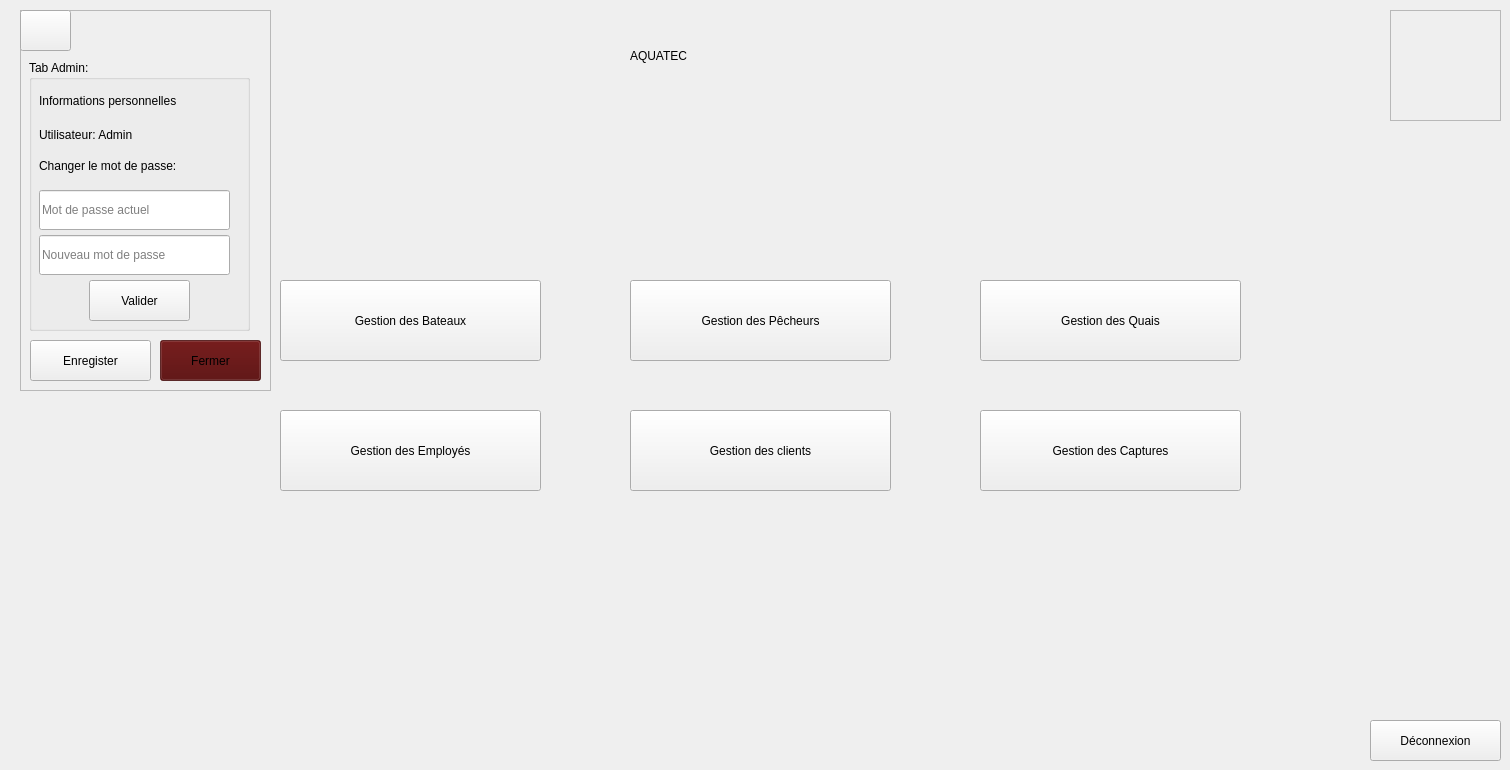
    <widget class="QWidget" name="gestionsb">
     <widget class="QPushButton" name="p1b">
      <property name="geometry">
       <rect>
        <x>280</x>
        <y>280</y>
        <width>261</width>
        <height>81</height>
       </rect>
      </property>
      <property name="text">
       <string>Gestion des Bateaux</string>
      </property>
     </widget>
     <widget class="QPushButton" name="p2b">
      <property name="geometry">
       <rect>
        <x>630</x>
        <y>280</y>
        <width>261</width>
        <height>81</height>
       </rect>
      </property>
      <property name="text">
       <string>Gestion des Pêcheurs</string>
      </property>
     </widget>
     <widget class="QPushButton" name="p3b">
      <property name="geometry">
       <rect>
        <x>630</x>
        <y>410</y>
        <width>261</width>
        <height>81</height>
       </rect>
      </property>
      <property name="text">
       <string>Gestion des clients</string>
      </property>
     </widget>
     <widget class="QPushButton" name="p4b">
      <property name="geometry">
       <rect>
        <x>980</x>
        <y>280</y>
        <width>261</width>
        <height>81</height>
       </rect>
      </property>
      <property name="text">
       <string>Gestion des Quais</string>
      </property>
     </widget>
     <widget class="QPushButton" name="p5b">
      <property name="geometry">
       <rect>
        <x>980</x>
        <y>410</y>
        <width>261</width>
        <height>81</height>
       </rect>
      </property>
      <property name="text">
       <string>Gestion des Captures</string>
      </property>
     </widget>
     <widget class="QPushButton" name="p6b">
      <property name="geometry">
       <rect>
        <x>280</x>
        <y>410</y>
        <width>261</width>
        <height>81</height>
       </rect>
      </property>
      <property name="text">
       <string>Gestion des Employés</string>
      </property>
     </widget>
     <widget class="QFrame" name="frame_4b">
      <property name="geometry">
       <rect>
        <x>1390</x>
        <y>10</y>
        <width>111</width>
        <height>111</height>
       </rect>
      </property>
      <property name="frameShape">
       <enum>QFrame::Shape::StyledPanel</enum>
      </property>
      <property name="frameShadow">
       <enum>QFrame::Shadow::Raised</enum>
      </property>
     </widget>
     <widget class="QLabel" name="label_10b">
      <property name="geometry">
       <rect>
        <x>630</x>
        <y>10</y>
        <width>361</width>
        <height>91</height>
       </rect>
      </property>
      <property name="styleSheet">
       <string notr="true"/>
      </property>
      <property name="text">
       <string>AQUATEC</string>
      </property>
     </widget>
     <widget class="QPushButton" name="pushButton_9b">
      <property name="geometry">
       <rect>
        <x>1370</x>
        <y>720</y>
        <width>131</width>
        <height>41</height>
       </rect>
      </property>
      <property name="text">
       <string>Déconnexion</string>
      </property>
     </widget>
     <widget class="QPushButton" name="p1_2b">
      <property name="geometry">
       <rect>
        <x>20</x>
        <y>10</y>
        <width>51</width>
        <height>41</height>
       </rect>
      </property>
      <property name="styleSheet">
       <string notr="true">image: url(:/res/reglage.png);</string>
      </property>
      <property name="text">
       <string/>
      </property>
     </widget>
     <widget class="QFrame" name="frame_10b">
      <property name="geometry">
       <rect>
        <x>20</x>
        <y>10</y>
        <width>251</width>
        <height>381</height>
       </rect>
      </property>
      <property name="frameShape">
       <enum>QFrame::Shape::StyledPanel</enum>
      </property>
      <property name="frameShadow">
       <enum>QFrame::Shadow::Raised</enum>
      </property>
      <widget class="QGroupBox" name="groupBox_3b">
       <property name="geometry">
        <rect>
         <x>9</x>
         <y>50</y>
         <width>221</width>
         <height>271</height>
        </rect>
       </property>
       <property name="styleSheet">
        <string notr="true">#label_23,#label_24,#label_25{border:none;
background-color:transparent;}</string>
       </property>
       <property name="title">
        <string>Tab Admin:</string>
       </property>
       <widget class="QLabel" name="label_23b">
        <property name="geometry">
         <rect>
          <x>10</x>
          <y>30</y>
          <width>201</width>
          <height>21</height>
         </rect>
        </property>
        <property name="text">
         <string>Informations personnelles </string>
        </property>
       </widget>
       <widget class="QLabel" name="label_24b">
        <property name="geometry">
         <rect>
          <x>10</x>
          <y>59</y>
          <width>171</width>
          <height>31</height>
         </rect>
        </property>
        <property name="text">
         <string>Utilisateur: Admin</string>
        </property>
       </widget>
       <widget class="QLabel" name="label_25b">
        <property name="geometry">
         <rect>
          <x>10</x>
          <y>90</y>
          <width>191</width>
          <height>31</height>
         </rect>
        </property>
        <property name="text">
         <string>Changer le mot de passe:</string>
        </property>
       </widget>
       <widget class="QLineEdit" name="lineEdit_12b">
        <property name="geometry">
         <rect>
          <x>10</x>
          <y>130</y>
          <width>191</width>
          <height>40</height>
         </rect>
        </property>
        <property name="placeholderText">
         <string>Mot de passe actuel</string>
        </property>
       </widget>
       <widget class="QLineEdit" name="lineEdit_13b">
        <property name="geometry">
         <rect>
          <x>10</x>
          <y>175</y>
          <width>191</width>
          <height>40</height>
         </rect>
        </property>
        <property name="placeholderText">
         <string>Nouveau mot de passe</string>
        </property>
       </widget>
       <widget class="QPushButton" name="pushButton_10b">
        <property name="geometry">
         <rect>
          <x>60</x>
          <y>220</y>
          <width>101</width>
          <height>41</height>
         </rect>
        </property>
        <property name="text">
         <string>Valider</string>
        </property>
       </widget>
      </widget>
      <widget class="QPushButton" name="pushButton_11b">
       <property name="geometry">
        <rect>
         <x>10</x>
         <y>330</y>
         <width>121</width>
         <height>41</height>
        </rect>
       </property>
       <property name="text">
        <string>Enregister</string>
       </property>
      </widget>
      <widget class="QPushButton" name="pushButton_12b">
       <property name="geometry">
        <rect>
         <x>140</x>
         <y>330</y>
         <width>101</width>
         <height>41</height>
        </rect>
       </property>
       <property name="styleSheet">
        <string notr="true">#pushButton_12b{background-color: rgba(80, 0, 0, 0.7);}
#pushButton_12b:hover{
	
	background-color: rgb(162, 15, 18);}</string>
       </property>
       <property name="text">
        <string>Fermer</string>
       </property>
      </widget>
     </widget>
     <zorder>frame_10b</zorder>
     <zorder>p1b</zorder>
     <zorder>p2b</zorder>
     <zorder>p3b</zorder>
     <zorder>p4b</zorder>
     <zorder>p5b</zorder>
     <zorder>p6b</zorder>
     <zorder>frame_4b</zorder>
     <zorder>label_10b</zorder>
     <zorder>pushButton_9b</zorder>
     <zorder>p1_2b</zorder>
    </widget>
